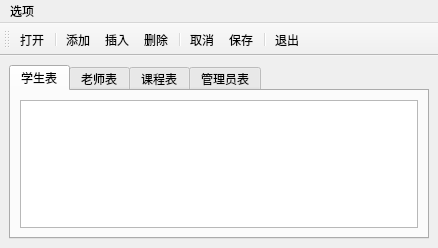
<?xml version="1.0" encoding="UTF-8"?>
<ui version="4.0">
 <class>StuWindows</class>
 <widget class="QMainWindow" name="StuWindows">
  <property name="geometry">
   <rect>
    <x>0</x>
    <y>0</y>
    <width>438</width>
    <height>248</height>
   </rect>
  </property>
  <property name="windowTitle">
   <string>MainWindow</string>
  </property>
  <widget class="QWidget" name="centralwidget">
   <layout class="QVBoxLayout" name="verticalLayout">
    <item>
     <widget class="QTabWidget" name="tabWidget">
      <property name="currentIndex">
       <number>0</number>
      </property>
      <widget class="QWidget" name="tab">
       <attribute name="title">
        <string>学生表</string>
       </attribute>
       <layout class="QVBoxLayout" name="verticalLayout_2">
        <item>
         <widget class="QTableView" name="tableViewStudent"/>
        </item>
       </layout>
      </widget>
      <widget class="QWidget" name="tab_2">
       <attribute name="title">
        <string>老师表</string>
       </attribute>
      </widget>
      <widget class="QWidget" name="tab_3">
       <attribute name="title">
        <string>课程表</string>
       </attribute>
      </widget>
      <widget class="QWidget" name="tab_4">
       <attribute name="title">
        <string>管理员表</string>
       </attribute>
      </widget>
     </widget>
    </item>
   </layout>
  </widget>
  <widget class="QMenuBar" name="menubar">
   <property name="geometry">
    <rect>
     <x>0</x>
     <y>0</y>
     <width>438</width>
     <height>17</height>
    </rect>
   </property>
   <widget class="QMenu" name="menu">
    <property name="title">
     <string>选项</string>
    </property>
    <addaction name="actOpenDB"/>
    <addaction name="separator"/>
    <addaction name="actRecAppend"/>
    <addaction name="actRecInsert"/>
    <addaction name="actRecDelete"/>
    <addaction name="separator"/>
    <addaction name="actSubmit"/>
    <addaction name="actRevert"/>
    <addaction name="separator"/>
    <addaction name="actQuit"/>
   </widget>
   <addaction name="menu"/>
  </widget>
  <widget class="QToolBar" name="toolBar">
   <property name="windowTitle">
    <string>toolBar</string>
   </property>
   <attribute name="toolBarArea">
    <enum>TopToolBarArea</enum>
   </attribute>
   <attribute name="toolBarBreak">
    <bool>false</bool>
   </attribute>
   <addaction name="actOpenDB"/>
   <addaction name="separator"/>
   <addaction name="actRecAppend"/>
   <addaction name="actRecInsert"/>
   <addaction name="actRecDelete"/>
   <addaction name="separator"/>
   <addaction name="actRevert"/>
   <addaction name="actSubmit"/>
   <addaction name="separator"/>
   <addaction name="actQuit"/>
  </widget>
  <action name="actOpenDB">
   <property name="text">
    <string>打开</string>
   </property>
   <property name="toolTip">
    <string>打开数据库</string>
   </property>
  </action>
  <action name="actQuit">
   <property name="text">
    <string>退出</string>
   </property>
   <property name="toolTip">
    <string>退出</string>
   </property>
  </action>
  <action name="actRecAppend">
   <property name="text">
    <string>添加</string>
   </property>
   <property name="toolTip">
    <string>添加记录</string>
   </property>
  </action>
  <action name="actRecInsert">
   <property name="text">
    <string>插入</string>
   </property>
   <property name="toolTip">
    <string>插入记录</string>
   </property>
  </action>
  <action name="actSubmit">
   <property name="text">
    <string>保存</string>
   </property>
   <property name="toolTip">
    <string>保存修改</string>
   </property>
  </action>
  <action name="actRevert">
   <property name="text">
    <string>取消</string>
   </property>
   <property name="toolTip">
    <string>取消修改</string>
   </property>
  </action>
  <action name="actRecDelete">
   <property name="text">
    <string>删除</string>
   </property>
   <property name="toolTip">
    <string>删除记录</string>
   </property>
  </action>
 </widget>
 <resources/>
 <connections/>
</ui>
